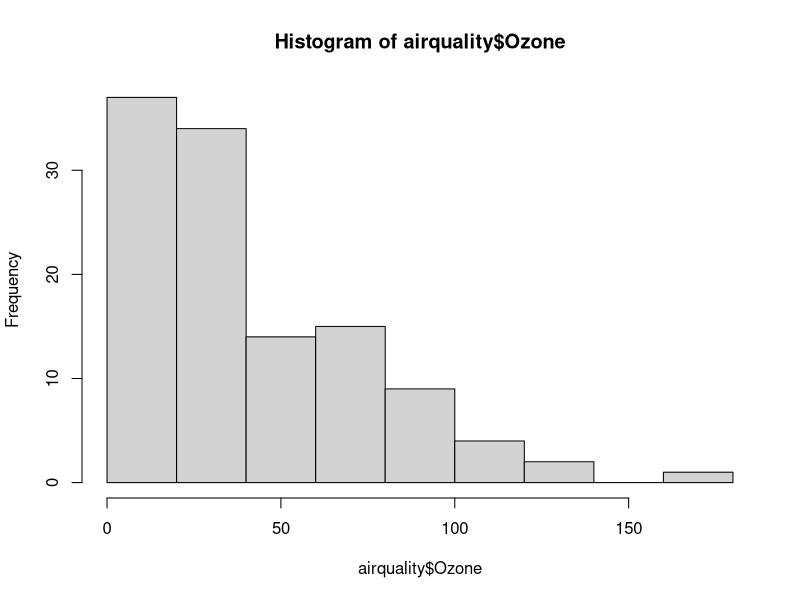
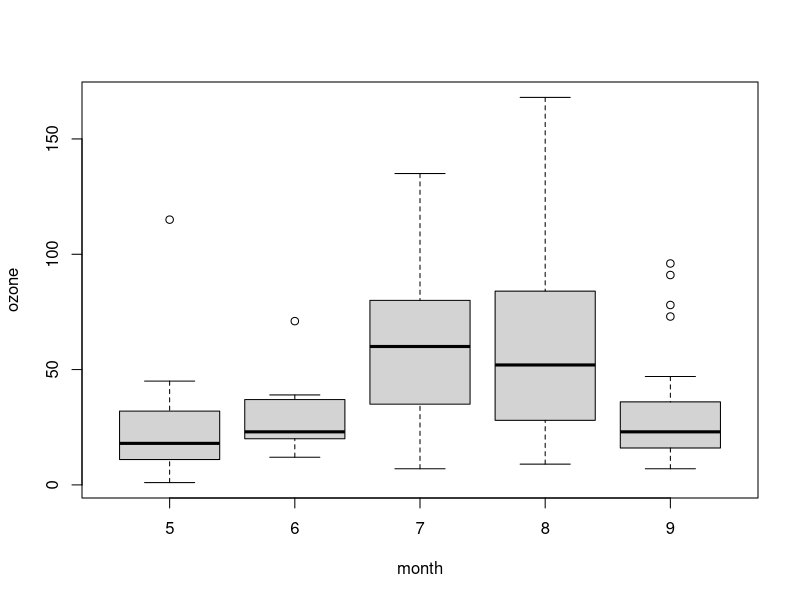
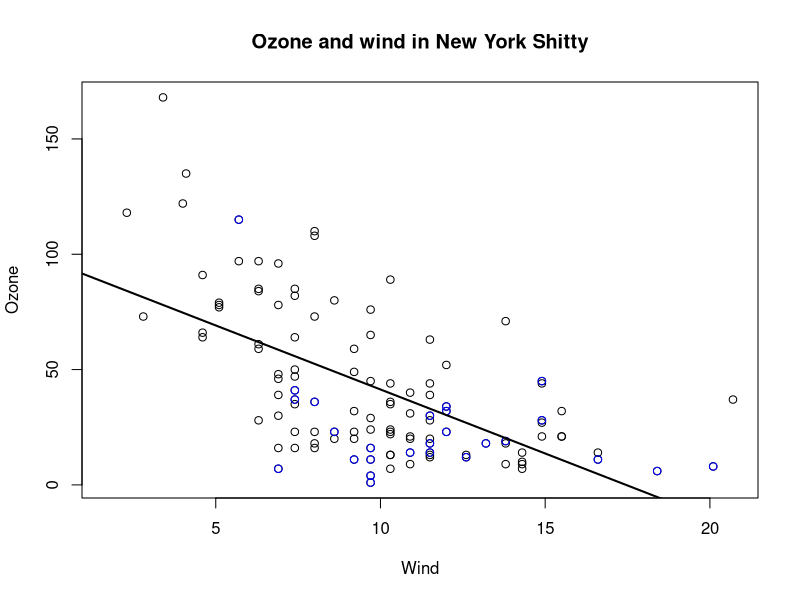
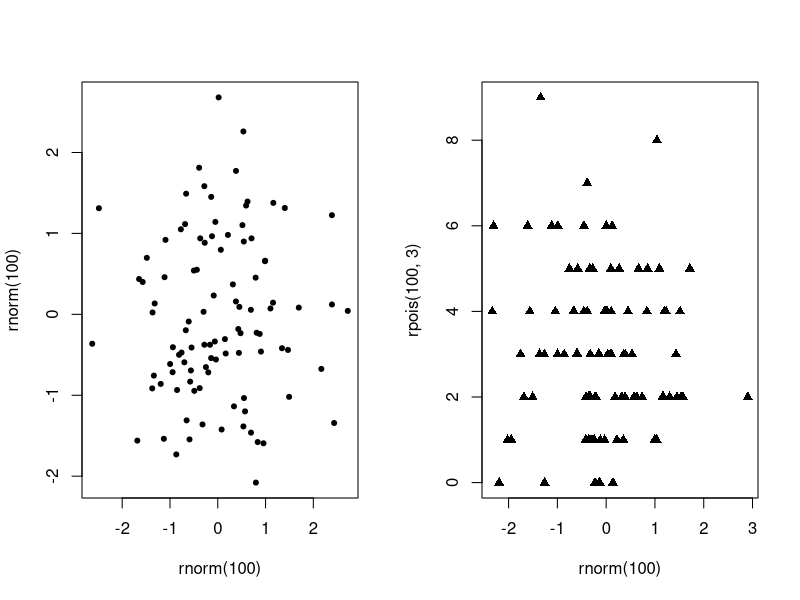
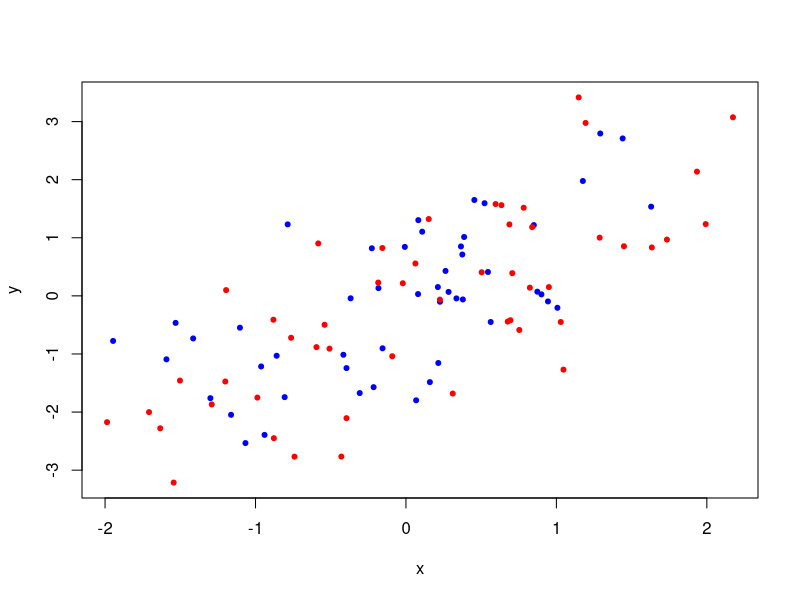

The R source for these figures, in order:
# ***********************Base plots***********************
# plot() and hist() basically initialize the graph system
library(datasets)
hist(airquality$Ozone)
# boxplot() helps to make boxplots
airquality <- transform(airquality, Month = factor(Month))
boxplot(Ozone ~ Month, airquality, xlab = "month", ylab = "ozone")

# par() function specifies global graphics parameters
# Some important base graphics parameters
# + pch: plotting symbol
# + lty: Line type
# + lwd: Line width
# + col: plotting color
# + xlab: x-axis
# + ylab: y-axis
# + las: orientations of axis
# + bg: background color
# + mar: margin
# + oma: outer margin
# + mfrow: no. of plots per row,col (filled row wise)
# + mfcol: no. of plots per row,col (filled col wise)

# Base plotting functions
# + plot() makes a scatterplot, type = "n" make it without pts which you can add ass you keep working
# + lines() adds lines to a plot
# + text() adds text labels using x,y coordinates
# + title() add annotations to x,y labels
# + mtext() adds arbitary text to the margins
# + axis() adding axis ticks/labels

with(airquality,plot(Wind,Ozone))
title(main = "Ozone and wind in New York Shitty")
# Sunsetting to make specific points specific color
with(subset(airquality, Month == 5), points(Wind,Ozone,col = "blue"))
# adding a refression line
model <- lm(Ozone ~ Wind, airquality)
abline(model, lwd = 2)
# example(points) to see different points in console
# legend() to put legend in any corner

# Plotting multiple graphs
par(mfcol = c(1,2))
plot(rnorm(100), rnorm(100), pch = 20)
plot(rnorm(100), rpois(100,3), pch = 17)
par(mfcol = c(1,1))

# Adding step by step
x <- rnorm(100)
y <- x + rnorm(100)
g <- gl(2,50, labels = c("Male", "Female"))
plot(x,y, type = 'n')
points(x[g == 'Male'], y[g == 'Male'], col = "Blue", pch = 20)
points(x[g == 'Female'], y[g == 'Female'], col = "Red", pch = 20)

# Exporting graphs
# use a fn like pdf(),png(),jpeg(),bmp() create graph, dev.off() to exit. Simple lol
# dev.copy() to copy a screen plot to a device or smth
# ************************************************************